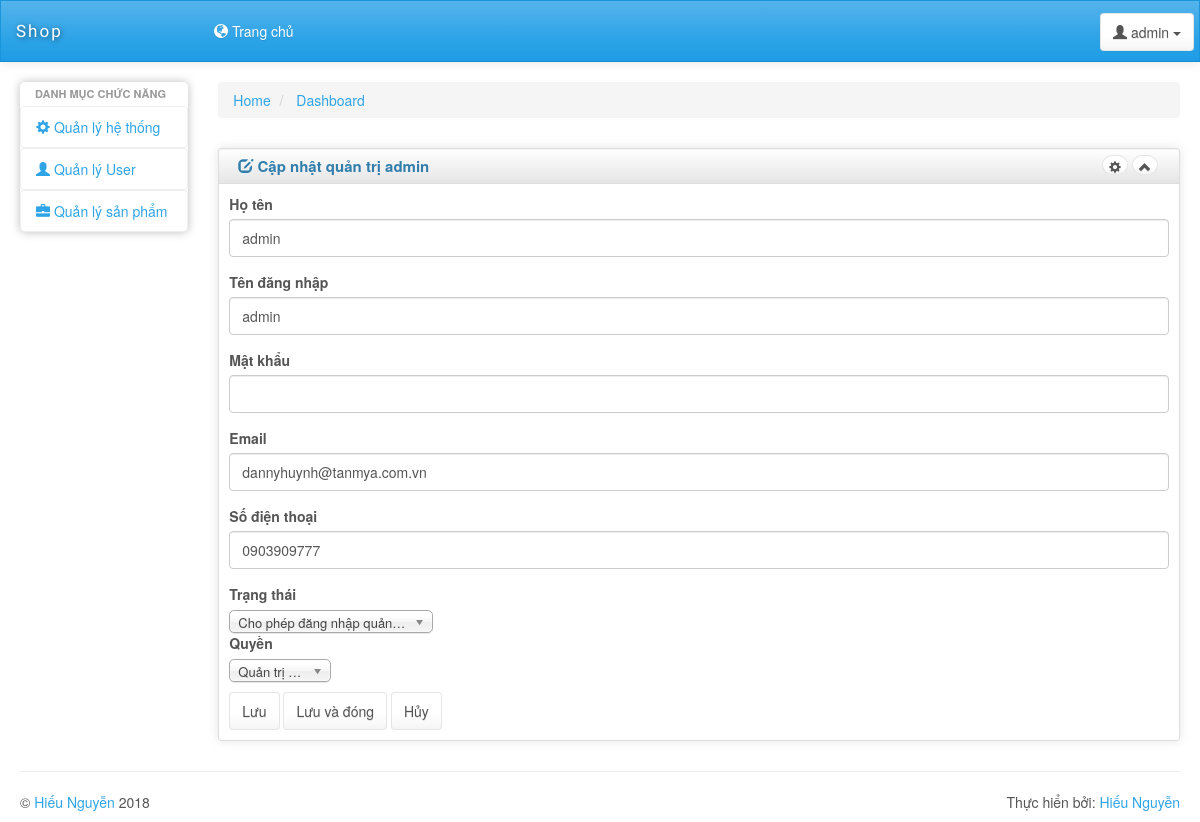
Page /admin/main.php?views=edituser&ma=1 (signed in) on the committed database.
### tables this page shows
CREATE TABLE IF NOT EXISTS `quantri` (
  `ma` int(11) NOT NULL AUTO_INCREMENT,
  `ten` varchar(255) DEFAULT NULL,
  `tendangnhap` varchar(255) DEFAULT NULL,
  `matkhau` varchar(255) DEFAULT NULL,
  `email` varchar(255) DEFAULT NULL,
  `dienthoai` varchar(255) DEFAULT NULL,
  `ngaytao` TIMESTAMP DEFAULT CURRENT_TIMESTAMP ON UPDATE CURRENT_TIMESTAMP,
  `ngaycapnhat` TIMESTAMP DEFAULT CURRENT_TIMESTAMP ON UPDATE CURRENT_TIMESTAMP,
  `kichhoat` int(11) DEFAULT NULL,
  `quyen` int(11) DEFAULT NULL,
  PRIMARY KEY (`ma`)
);

### admin/class/database.php (called while the page is built, shortened)
<?php
class Database
{
    public $pdo='';
    protected $sql='';
    public function Database()
    {
        try
        {
			$this->pdo=new PDO('mysql:host='.HOST.'; dbname='.DBNAME,USERNAME,PASSWORD);
			$this->pdo->query('set names utf8');
			$this->pdo->setAttribute(PDO::ATTR_ERRMODE,PDO::ERRMODE_EXCEPTION);
        }
        catch(PDOException $e)
        {
			exit($e->getMessage());
        }
    }
    public function setQuery($sql)
    {
        $this->sql=$sql;
    }
    public function loadRow($option=array())
    {
        $this->stateMent=$this->pdo->prepare($this->sql);
        $this->stateMent->execute($option);
        return $this->stateMent->fetch(PDO::FETCH_OBJ);
    }
    public function disconnect()
    {
        $this->pdo = null;
    }
}
?>

### admin/class/xl_quan_tri.php (called while the page is built, shortened)
<?php
include_once 'database.php';
class xl_quan_tri extends Database
{
	function doc_thong_tin($id)
    {
        if($id)
        {
            $lenh_sql = "SELECT * FROM quantri WHERE ma = '$id'";
        }
        else
        {
            $lenh_sql = "";
        }
        $result = $this->loadRow();
        return $result;
    }
}
?>

### admin/includes/edituser.php (the view, shortened to what this page needs)
<?php
if(isset($_GET['ma']) && $_GET['ma'] !=''){
	include_once 'class/xl_quan_tri.php';
	$xl_quan_tri = new xl_quan_tri();
	$tin = $xl_quan_tri->doc_thong_tin($_GET['ma']);
}else
{
	echo '<script>document.location="main.php?views=users";</script>';
}
?>
<div class="row">
    <div class="box col-md-12">
        <div class="box-inner">
            <div class="box-header well" data-original-title="">
                <h2><i class="glyphicon glyphicon-edit"></i> Cập nhật quản trị <?php echo $tin->ten ?></h2>
                <div class="box-icon">
                    <a href="#" class="btn btn-setting btn-round btn-default"><i
                            class="glyphicon glyphicon-cog"></i></a>
                    <a href="#" class="btn btn-minimize btn-round btn-default"><i
                            class="glyphicon glyphicon-chevron-up"></i></a>
                </div>
            </div>
            <div class="box-content">
                <form role="form" method="post" enctype="multipart/form-data">
                    <div class="form-group">
                        <label for="ten">Họ tên</label>
                        <input type="text" class="form-control" id="ten"  value="<?php echo $tin->ten ?>" name="ten" placeholder="Nhập tên người dùng">
                    </div>
                    <div class="form-group">
                        <label for="ten_dang_nhap">Tên đăng nhập</label>
                        <input type="text" class="form-control" id="ten_dang_nhap"  value="<?php echo $tin->tendangnhap ?>" name="ten_dang_nhap" placeholder="Nhập tên đăng nhập">
                    </div>
					<div class="form-group">
                        <label for="mat_khau">Mật khẩu</label>
                        <input type="password" class="form-control" id="mat_khau"  value="" name="mat_khau" placeholder="">
                    </div>
					<div class="form-group">
                        <label for="email">Email</label>
                        <input type="email" class="form-control" id="email"  value="<?php echo $tin->email ?>" name="email" placeholder="">
                    </div>
					<div class="form-group">
                        <label for="dien_thoai">Số điện thoại</label>
                        <input type="text" class="form-control" id="dien_thoai"  value="<?php echo $tin->dienthoai ?>" name="dien_thoai" placeholder="">
                    </div>
					<div class="control-group">
						<label class="control-label" for="trang_thai">Trạng thái</label>
						<div class="controls">
                        </div>
                    </div>
					<div class="control-group">
						<label class="control-label" for="quyen">Quyền</label>
						<div class="controls">
                        </div>
                    </div>
					<div style="margin-top:10px" class="control-group">
						<button  value="luu" type="submit" name="luu" class="btn btn-default">Lưu</button>
						<button value="luudong" type="submit" name="luu" class="btn btn-default">Lưu và đóng</button>
						<a href="?views=users" class="btn btn-default">Hủy</a>
					</div>
                </form>
            </div>
        </div>
    </div>
</div>

### admin/css/charisma-app.css (style rules this page uses)
.box { margin-top: 10px; margin-bottom: 10px; }
.box-inner { border: 1px solid #DEDEDE; border-radius: 3px; -webkit-border-radius: 3px; -moz-border-radius: 3px; box-shadow: 0 0 10px rgba(189, 189, 189, 0.4); -webkit-box-shadow: 0 0 10px rgba(189, 189, 189, 0.4); -moz-box-shadow: 0 0 10px rgba(189, 189, 189, 0.4); }
.box-header { border: none; padding-top: 5px; border-bottom: 1px solid #DEDEDE; border-radius: 3px 3px 0 0; -webkit-border-radius: 3px 3px 0 0; -moz-border-radius: 3px 3px 0 0; height: 35px; min-height: 35px !important; margin-bottom: 0; font-weight: bold; font-size: 16px; background: -moz-linear-gradient(top, rgba(255, 255, 255, 0) 0%, rgba(0, 0, 0, 0.1) 100%); background: -webkit-gradient(linear, left top, left bottom, color-stop(0%, rgba(255, 255, 255, 0)), color-stop(100%, rgba(0, 0, 0, 0.1))); background: -webkit-linear-gradient(top, rgba(255, 255, 255, 0) 0%, rgba(0, 0, 0, 0.1) 100%); background: -o-linear-gradient(top, rgba(255, 255, 255, 0) 0%, rgba(0, 0, 0, 0.1) 100%); background: -ms-linear-gradient(top, rgba(255, 255, 255, 0) 0%, rgba(0, 0, 0, 0.1) 100%); background: linear-gradient(to bottom, rgba(255, 255, 255, 0) 0%, rgba(0, 0, 0, 0.1) 100%); filter: progid:DXImageTransform.Microsoft.gradient(startColorstr='#00ffffff', endColorstr='#1a000000', GradientType=0); }
.box-header h2 { font-size: 15px; width: auto; clear: none; float: left; line-height: 25px; white-space: nowrap; font-weight: bold; margin-top: 0; margin-bottom: 0; }
.box-header h2 > i { margin-top: 1px; }
.box-icon { float: right; }
.box-icon a { clear: none; float: left; margin: 0 2px; height: 20px; width: 5px; margin-top: 1px; }
.box-icon a i { margin-left: -6px; top: -1px; }
.box-content { padding: 10px; }
.btn-round { border-radius: 40px; -webkit-border-radius: 40px; -moz-border-radius: 40px; font-size: 12px; padding-top: 4px; }
@media only screen and (min-width: 980px) { a, button, input[type=submit], input[type=button], .product-img { -webkit-transition: .5s; -moz-transition: .5s; -ms-transition: .5s; -o-transition: .5s; transition: .5s; } }

### rows in the picture
quantri: ten "admin", ten_dang_nhap "admin", email "dannyhuynh@tanmya.com.vn", dien_thoai "0903909777"

### other values in the picture
$_SESSION['ten'] "admin"
